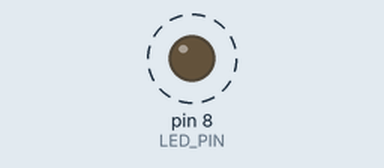
Bench run of a sketch on a simulated Arduino Uno, built with avr-gcc and run on an emulated ATmega328P. Parts: output pins drawn as LEDs (lit = HIGH). Dashed ring = blinking. Pins used as bus, display or sensor lines are not drawn.

Above: at 0.4 s.
Timing chart, 0 to 3.8 s (numbered marks = the images above):
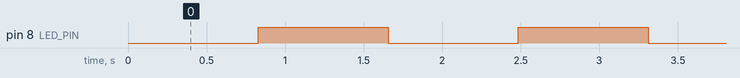

Measured:
- by itself, pin 8 (LED_PIN): alternates HIGH for 0.83 s and LOW for 0.83 s

The sketch:

midi2usb.ino
```cpp
// inslude the SPI library:
#include <SPI.h>

void midi_out(byte *msg);
void midi_note(byte chan, byte note, byte vel);

#include "VNC2SPI.h"

#define MIDI_TICK     0xF8
#define MIDI_START    0xFA
#define MIDI_CONTINUE 0xFB
#define MIDI_STOP     0xFC


#define VNC2_SS_PIN 10
VNC2SPI VNC2(VNC2_SS_PIN);

#define LED_PIN  8

void midi_out(byte *msg)
{
  Serial.write(msg[0]);
  Serial.write(msg[1]);
  Serial.write(msg[2]);

}
void midi_note(byte chan, byte note, byte vel)
{
  Serial.write(0x90|chan);
  Serial.write(note & 0x7f);
  Serial.write(vel & 0x7f);
}


void setup()
{
  // initialize SPI:
  Serial.begin(31250);

  VNC2.begin();
  pinMode(LED_PIN,OUTPUT);
}

int p;
#define SZ_BUFFER 100
void loop()
{
  digitalWrite(LED_PIN,!!(p++&0x8000));

  byte buffer[SZ_BUFFER];
  int count = VNC2.read(0,buffer,SZ_BUFFER);
  for(int i=0; i<count; ++i) {
    Serial.write(buffer[i]);
  }

}
```

VNC2SPI.h
```cpp
////////////////////////////////////////////////////////////////////////////
//
// Physical driver for SPI master to VNC2 chip in managed SPI mode
//
////////////////////////////////////////////////////////////////////////////
class VNC2SPI
{
  enum {
    VNC2_WRITE  = 0x00,
    VNC2_READ   = 0x10,
    VNC2_TXE    = 0x08,
    VNC2_RXF    = 0x04,
    VNC2_ACK    = 0x02
  };
  byte m_ssPin;
  byte m_addr;
public:
  VNC2SPI(byte ssPin)
  {
    m_ssPin = ssPin;
    m_addr = 0;
  }


  ////////////////////////////////////////////////////////////////////////////
  // Set up SPI
  void begin()
  {
    pinMode(m_ssPin, OUTPUT);
    SPI.begin();
  }

  ////////////////////////////////////////////////////////////////////////////
  // master to slave write
  //
  // MOSI  WCMD-DAT0-DAT1-DAT2-DAT3-
  // MISO  STAT-STAT-STAT-STAT-STAT-
  //
  // STAT should have RXF clear when slave has space to receive data
  //
  void write(byte addr, byte *pData, int iLen)
  {
    byte vnc2_status;
    int iIndex=0;
    while(iIndex<iLen)
    {
        // wait until the slave reports space available in its
        // receive buffer
        for(;;)
        {
          digitalWrite(m_ssPin, LOW);
          delayMicroseconds(1);
          vnc2_status = SPI.transfer((m_addr<<5)|VNC2_WRITE); //send write command
          if(!(vnc2_status & VNC2_RXF))
            break;  // slave buffer is not full, exit loop
          delayMicroseconds(1);
          digitalWrite(m_ssPin, HIGH);
          delay(5); // short wait before we check again
        }

        // Transfer bytes until the slave reports
        // full buffer
        while(iIndex<iLen)
        {
          vnc2_status = SPI.transfer(pData[iIndex++]);
          if(vnc2_status & VNC2_RXF)
            break;
        }
    }

    // read is complete
    delayMicroseconds(1);
    digitalWrite(m_ssPin, HIGH);
  }

  ////////////////////////////////////////////////////////////////////////////
  // master reads slave
  //
  // MOSI  RCMD-------------------------------
  // MISO  STAT-DAT0-STAT-DAT1-STAT-DAT2-STAT-
  //
  // STAT should have ACK set, TXE is set if slave has nothing to send
  //
  int read(byte addr, byte *pData, int iLen)
  {
    int iIndex;

    // assert slave select
    digitalWrite(m_ssPin, LOW);
    delayMicroseconds(1);

    byte vnc2_status = SPI.transfer((m_addr<<5)|VNC2_READ); // send read command

    // read bytes until we have enough, or slave has nothing more to send
    for(iIndex=0; iIndex<iLen &&
      VNC2_ACK == (vnc2_status&(VNC2_TXE|VNC2_ACK));
      iIndex++)
    {
      pData[iIndex] = SPI.transfer(0);  // read data byte
      vnc2_status = SPI.transfer(0);    // read status byte
    }

    // read complete
    delayMicroseconds(1);
    digitalWrite(m_ssPin, HIGH);
    return iIndex;
  }
};
```
